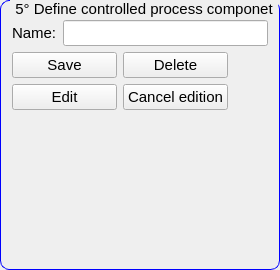
                 <widget class="QGroupBox" name="groupBox_5">
                  <property name="minimumSize">
                   <size>
                    <width>0</width>
                    <height>270</height>
                   </size>
                  </property>
                  <property name="maximumSize">
                   <size>
                    <width>16777215</width>
                    <height>270</height>
                   </size>
                  </property>
                  <property name="styleSheet">
                   <string notr="true">QGroupBox {
    border: 1px solid blue;
    border-radius: 9px;
    margin-top: 0.5em;
    font-size: 15px;
}

QGroupBox::title {
   subcontrol-origin: margin;
    left: 10px;
    padding: 0 3px 0 3px;
}</string>
                  </property>
                  <property name="title">
                   <string>5° Define controlled process componet</string>
                  </property>
                  <layout class="QGridLayout" name="gridLayout_35">
                   <item row="0" column="0">
                    <layout class="QVBoxLayout" name="verticalLayout_27">
                     <property name="topMargin">
                      <number>8</number>
                     </property>
                     <property name="rightMargin">
                      <number>0</number>
                     </property>
                     <item>
                      <layout class="QHBoxLayout" name="horizontalLayout_53">
                       <item>
                        <widget class="QLabel" name="label_29">
                         <property name="font">
                          <font>
                           <pointsize>11</pointsize>
                          </font>
                         </property>
                         <property name="text">
                          <string>Name:</string>
                         </property>
                        </widget>
                       </item>
                       <item>
                        <widget class="QLineEdit" name="lineedit_name_controlled_process">
                         <property name="font">
                          <font>
                           <pointsize>11</pointsize>
                          </font>
                         </property>
                        </widget>
                       </item>
                      </layout>
                     </item>
                     <item>
                      <layout class="QHBoxLayout" name="horizontalLayout_52">
                       <item>
                        <layout class="QVBoxLayout" name="verticalLayout_19">
                         <item>
                          <layout class="QHBoxLayout" name="horizontalLayout_33">
                           <item>
                            <widget class="QPushButton" name="button_save_controlled_process">
                             <property name="minimumSize">
                              <size>
                               <width>105</width>
                               <height>0</height>
                              </size>
                             </property>
                             <property name="maximumSize">
                              <size>
                               <width>105</width>
                               <height>16777215</height>
                              </size>
                             </property>
                             <property name="sizeIncrement">
                              <size>
                               <width>0</width>
                               <height>0</height>
                              </size>
                             </property>
                             <property name="font">
                              <font>
                               <pointsize>11</pointsize>
                              </font>
                             </property>
                             <property name="text">
                              <string>Save</string>
                             </property>
                            </widget>
                           </item>
                           <item>
                            <widget class="QPushButton" name="button_delete_controlled_process">
                             <property name="minimumSize">
                              <size>
                               <width>105</width>
                               <height>0</height>
                              </size>
                             </property>
                             <property name="maximumSize">
                              <size>
                               <width>105</width>
                               <height>16777215</height>
                              </size>
                             </property>
                             <property name="sizeIncrement">
                              <size>
                               <width>0</width>
                               <height>0</height>
                              </size>
                             </property>
                             <property name="font">
                              <font>
                               <pointsize>11</pointsize>
                              </font>
                             </property>
                             <property name="text">
                              <string>Delete</string>
                             </property>
                            </widget>
                           </item>
                          </layout>
                         </item>
                         <item>
                          <layout class="QHBoxLayout" name="horizontalLayout_42">
                           <item>
                            <widget class="QPushButton" name="button_edit_controlled_process">
                             <property name="minimumSize">
                              <size>
                               <width>105</width>
                               <height>0</height>
                              </size>
                             </property>
                             <property name="maximumSize">
                              <size>
                               <width>105</width>
                               <height>16777215</height>
                              </size>
                             </property>
                             <property name="sizeIncrement">
                              <size>
                               <width>0</width>
                               <height>0</height>
                              </size>
                             </property>
                             <property name="font">
                              <font>
                               <pointsize>11</pointsize>
                              </font>
                             </property>
                             <property name="text">
                              <string>Edit</string>
                             </property>
                            </widget>
                           </item>
                           <item>
                            <widget class="QPushButton" name="button_cancel_controlled_process">
                             <property name="minimumSize">
                              <size>
                               <width>105</width>
                               <height>0</height>
                              </size>
                             </property>
                             <property name="maximumSize">
                              <size>
                               <width>105</width>
                               <height>16777215</height>
                              </size>
                             </property>
                             <property name="sizeIncrement">
                              <size>
                               <width>0</width>
                               <height>0</height>
                              </size>
                             </property>
                             <property name="font">
                              <font>
                               <pointsize>11</pointsize>
                              </font>
                             </property>
                             <property name="text">
                              <string>Cancel edition</string>
                             </property>
                            </widget>
                           </item>
                          </layout>
                         </item>
                        </layout>
                       </item>
                       <item>
                        <spacer name="horizontalSpacer_17">
                         <property name="orientation">
                          <enum>Qt::Horizontal</enum>
                         </property>
                         <property name="sizeHint" stdset="0">
                          <size>
                           <width>40</width>
                           <height>20</height>
                          </size>
                         </property>
                        </spacer>
                       </item>
                      </layout>
                     </item>
                     <item>
                      <spacer name="verticalSpacer">
                       <property name="orientation">
                        <enum>Qt::Vertical</enum>
                       </property>
                       <property name="sizeHint" stdset="0">
                        <size>
                         <width>20</width>
                         <height>18</height>
                        </size>
                       </property>
                      </spacer>
                     </item>
                    </layout>
                   </item>
                  </layout>
                 </widget>
